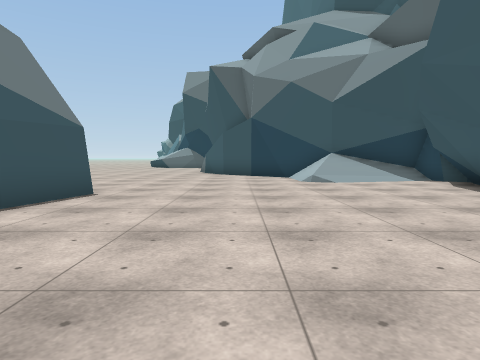
[1] (above)

23 first-person views from a walk through a scene from a Unity 3-D project. The camera is 1.3 m above the floor, tilts 4° down and sees 75° across. The floor is counted in squares, 2 m on a side. Each view is taken from the middle of a square. On the plan, view 1 faces up. The plan holds only what a view shows up to about 10 squares ahead; the rest is blank. The place goes on beyond the plan. The player is left out. Some surface patterns are stand-ins.

[2]
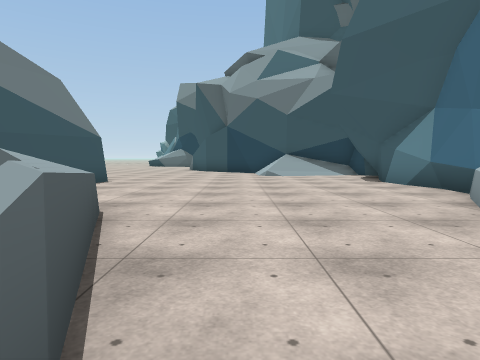

[3]
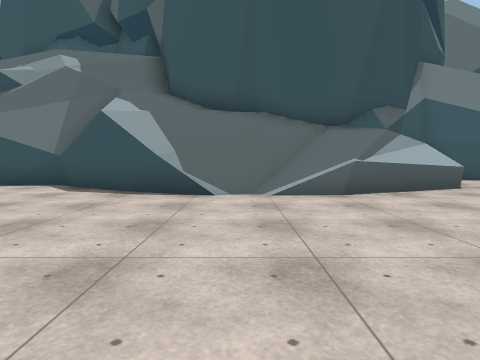

[4]
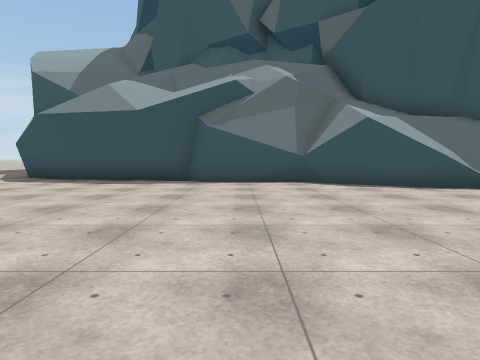

[5]
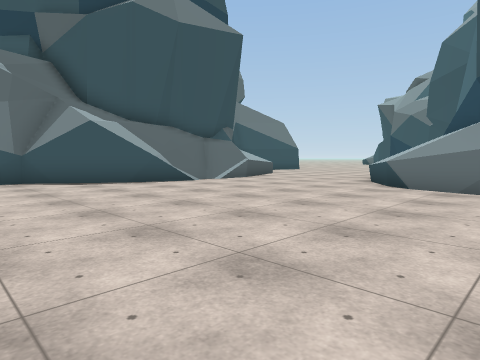

[6]
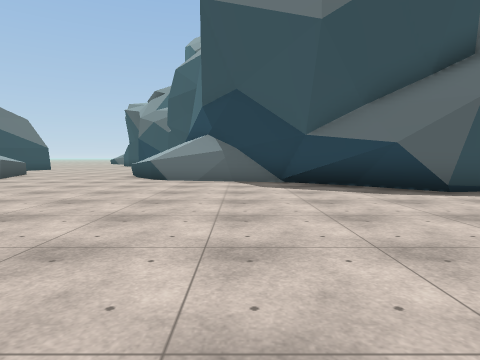

[7]
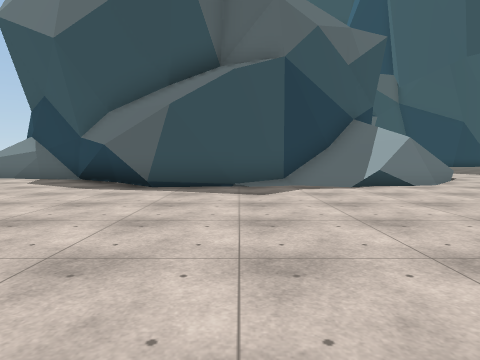

[8]
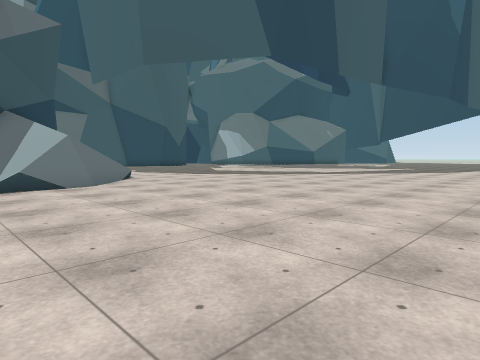

[9]
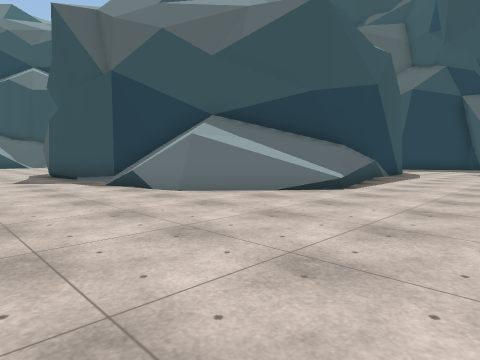

[10]
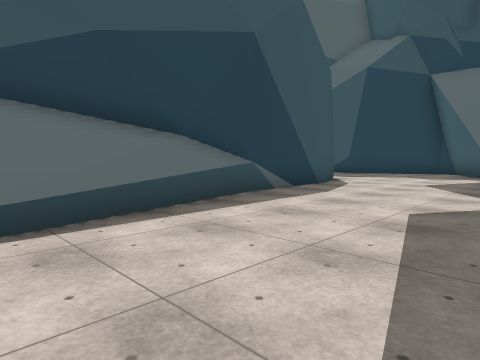

[11]
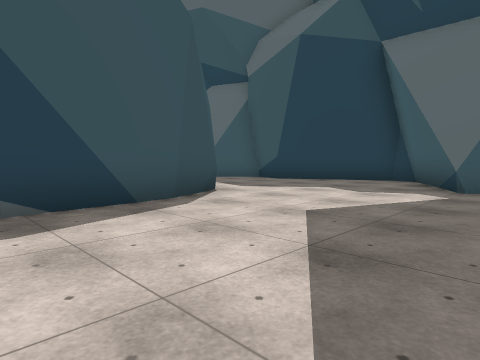

[12]
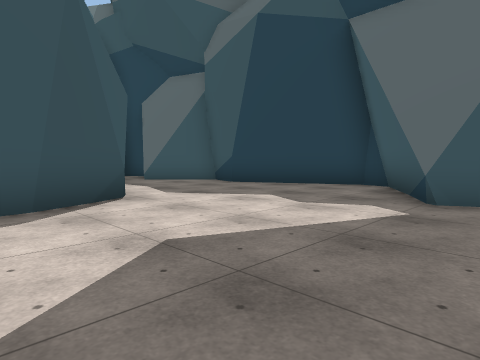

[13]
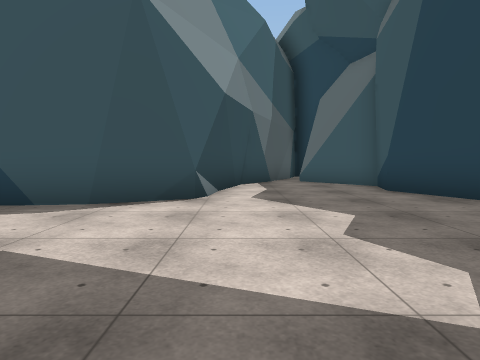

[14]
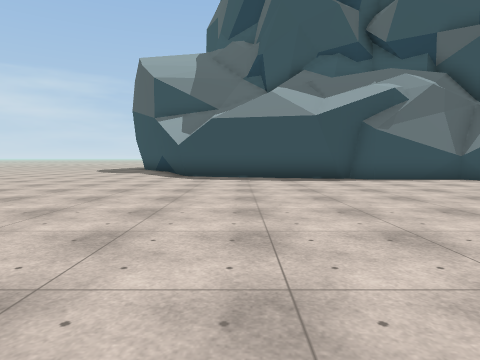

[15]
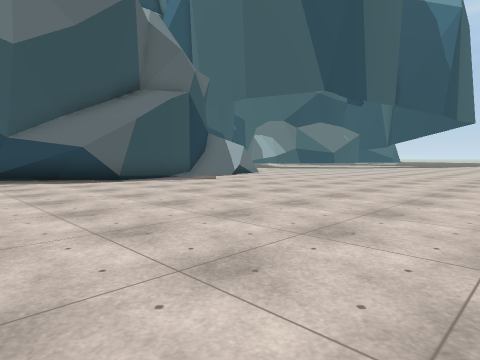

[16]
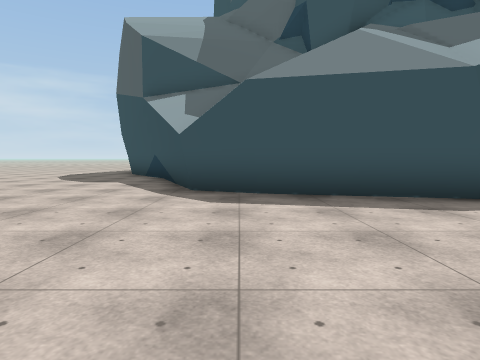

[17]
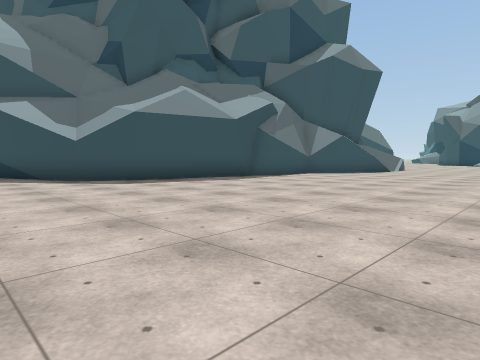

[18]
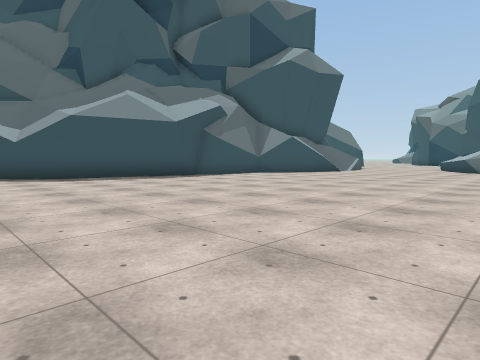

[19]
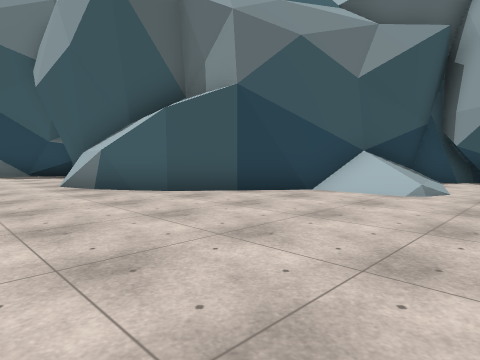

[20]
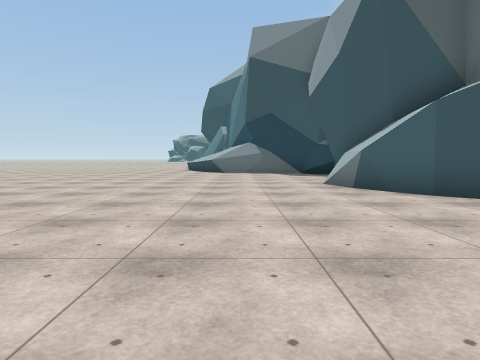

[21]
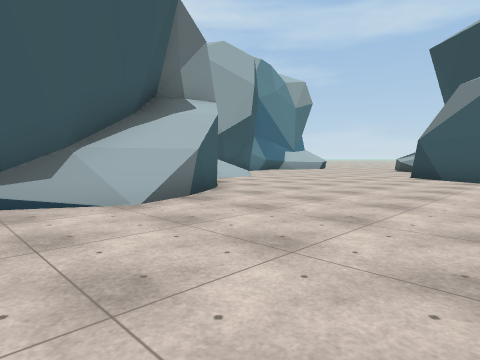

[22]
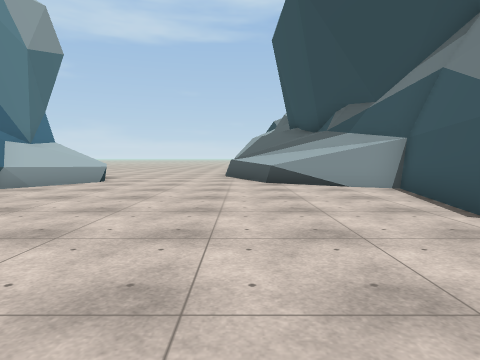

[23]
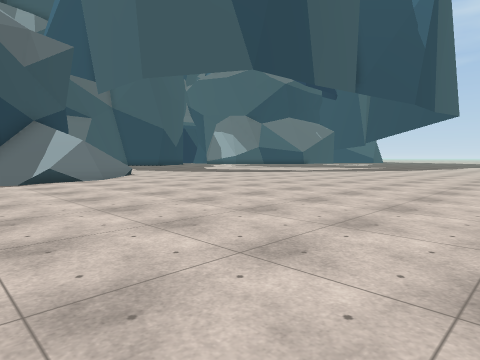

### Floor plan
Key: @ floor where view 1 was taken; # wall or solid block; . floor; / step, stairs or slope; = window, fence, low wall or low ledge; ^ raised ledge.
Columns run from 6 left of view 1 to 24 right of it. Each row starts with its distance up from view 1.
 17 .....#
 16 .....#
 15 ....=#
 14 .....#
 13 .....##
 12 ......##                  ###
 11 .......###              ###.#
 10 ......../####        ####...##
  9 ........////#        #.......#
  8  ..........##        #.........
  7  #.........##        ###.......
  6  ###.......#           ###.....
  5    #.......#             #.....
  4   ##.......#             #.....
  3   #........#             #.....
  2   ##.......#             ##....
  1    ##^....^#             ^#....
  0    #^^@...^              #/....
 -1    #/^^....^            ^#/....
 -2     ///....^#           #//....
 -3     #//.....#####      ^////...
 -4    ##//.........#     ^#/==...
 -5    #///.........## ###///#.....
 -6   ##///..........###..//.......
 -7   #=###........................
 -8   ###..........................
 -9     #..........................
-10     #..........................
-11     #..........................
-12     #..........................
-13     #..........................
-14    ##..........................
-15    #...............  .....
-16    #...........
-17  ###...........
-18 ##.............
-19 ...............
-20 .............

Positions as (right, up) in squares from view 1, and headings:
1: (0, 0), facing up
2: (1, -3), facing up
3: (6, -4), facing left
4: (7, -10), facing left
5: (8, -10), facing up-left
6: (8, -12), facing up
7: (14, -13), facing up
8: (16, -13), facing up-right
9: (24, -9), facing up-left
10: (24, -3), facing up-left
11: (24, 2), facing up-left
12: (24, 4), facing up-left
13: (24, 7), facing left
14: (8, -15), facing left
15: (8, -15), facing up-right
16: (3, -16), facing left
17: (6, -20), facing up-left
18: (8, -19), facing up-left
19: (-4, 7), facing up-right
20: (-4, 7), facing up
21: (-6, 17), facing down-right
22: (0, 9), facing down
23: (15, -15), facing up-right
